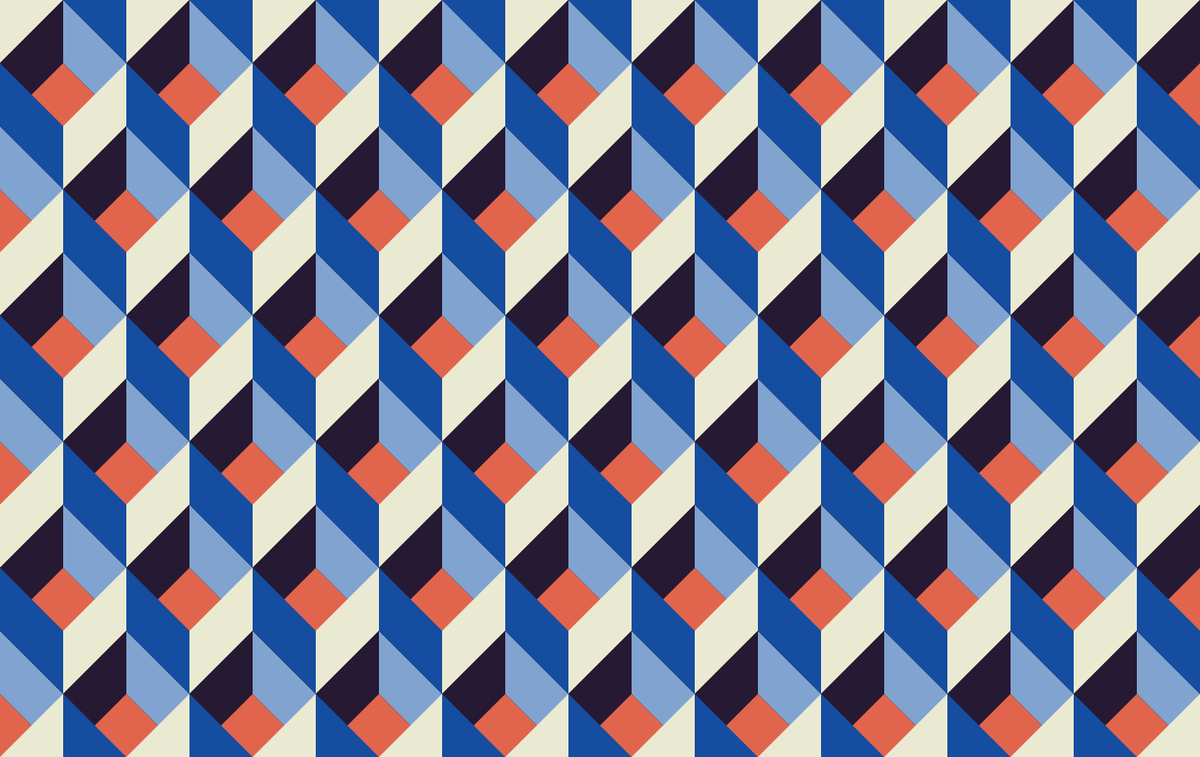
Frame 1 (no input)
Frame 2 (the mouse pressed at the canvas centre, redrawn once): identical to frame 1, image omitted

The Processing sketch that drew this single still picture (run headless with seeded random() and noise(); the mouse was pressed at the canvas centre and the sketch redrawn once):

// Processing sketch: motif_dallage
// ── motif_dallage.pde
// renaud.jean-francois(arobas)uqam(point)ca
// Syntaxe Processing version 3.5.4
// mardi, 4 février 2020

// Création d’un motif de dallage.
// On exploite le principe de création d’une fonction

// Recette des cinq couleurs :
color bleuclair = color(129, 163, 208);
color bleusombre = color(21, 77, 160);
color beige = color(234, 234, 210);
color noir = color(38, 25, 51);
color orange = color(225, 101, 77);

// Variables de taille et de nombre
int tailleCell = 75;
int nbCol = 19, nbRow = 12;
int nbStepsA, nbStepsB;

void settings() {
  size(int(nbCol * tailleCell), int(nbRow * tailleCell));
}

void setup() {
  background(0);
  fill(255);
  noStroke();
  noLoop();

  if ( nbCol % 2 == 0) {
    //println("nombre colonnes pair");
    nbStepsA = int(nbCol / 2.0);
    nbStepsB = nbStepsA;
  } else {
    //println("nombre colonnes impair");
    nbStepsA = int(nbCol / 2.0);
    nbStepsB = nbStepsA - 1;
  }
}

void draw() {
  background(0);
  
  // Formule pour déterminer le nombre de répétitions verticales
  int nbStepsVertical = floor(nbRow / 4.0);

  for (int k = 0; k <= nbStepsVertical; k++) {
    pushMatrix();
    translate(0, 4*tailleCell*k);

    for (int j = 0; j < 2; j++) {

      if (j == 0) {
        // deux premières rangées
        for (int i = 0; i <= nbStepsA; i++) {
          ma(i * (tailleCell*2), 0);
        }

        for (int i = 0; i <= nbStepsB; i++) {
          pushMatrix();
          translate(tailleCell, 0);
          mb(i * (tailleCell*2), 0);
          popMatrix();
        }

        for (int i = 0; i <= nbStepsA; i++) {
          pushMatrix();
          translate(0, tailleCell);
          mc(i * (tailleCell*2), 0);
          popMatrix();
        }

        for (int i = 0; i <= nbStepsB; i++) {
          pushMatrix();
          translate(tailleCell, tailleCell);
          md(i * (tailleCell*2), 0);
          popMatrix();
        }
      } else {
        // rangées trois et quatre
        pushMatrix();
        translate(0, tailleCell*2);

        for (int i = 0; i <= nbStepsA; i++) {
          mb(i * (tailleCell*2), 0);
        }

        for (int i = 0; i <= nbStepsB; i++) {
          pushMatrix();
          translate(tailleCell, 0);
          ma(i * (tailleCell*2), 0);
          popMatrix();
        }

        for (int i = 0; i <= nbStepsA; i++) {
          pushMatrix();
          translate(0, tailleCell);
          md(i * (tailleCell*2), 0);
          popMatrix();
        }

        for (int i = 0; i <= nbStepsB; i++) {
          pushMatrix();
          translate(tailleCell, tailleCell);
          mc(i * (tailleCell*2), 0);
          popMatrix();
        }
        popMatrix();
      }
    }
    popMatrix();
  }
  
  save("rendu_motif_dallage.jpg");
}

// Quatre modules

// Motif A:
void ma(int tx, int ty) {
  pushMatrix();
  translate(tx, ty);
  fill(beige);
  triangle(0, 0, tailleCell, 0, 0, tailleCell);
  fill(noir);
  triangle(tailleCell, 0, tailleCell, tailleCell, 0, tailleCell);
  popMatrix();
}


// Motif B:
void mb(int tx, int ty) {
  pushMatrix();
  translate(tx, ty);
  fill(bleuclair);
  triangle(0, 0, tailleCell, tailleCell, 0, tailleCell);
  fill(bleusombre);
  triangle(0, 0, tailleCell, 0, tailleCell, tailleCell);
  popMatrix();
}

// Motif C:
void mc(int tx, int ty) {
  pushMatrix();
  translate(tx, ty);
  fill(noir);
  triangle(0, 0, tailleCell, 0, 0, tailleCell);
  fill(orange);
  triangle(tailleCell, 0, tailleCell, tailleCell, 0, tailleCell);
  fill(bleusombre);
  triangle(0, 0, tailleCell, tailleCell, 0, tailleCell);
  popMatrix();
}

// Motif D:
void md(int tx, int ty) {
  pushMatrix();
  translate(tx, ty);
  fill(orange);
  triangle(0, 0, tailleCell, tailleCell, 0, tailleCell);
  fill(bleuclair);
  triangle(0, 0, tailleCell, 0, tailleCell, tailleCell);
  fill(beige);
  triangle(tailleCell, 0, tailleCell, tailleCell, 0, tailleCell);
  popMatrix();
}
